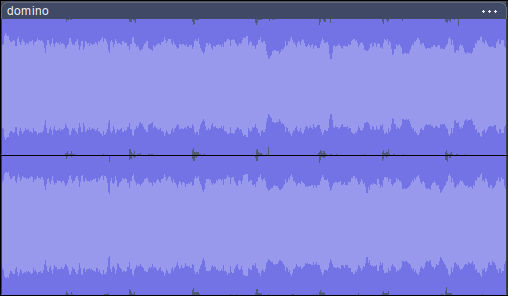
#> input picture images/audacity_domino.png, 508 x 296 px
$ python -i image_processor.py   (imports and definitions only)
#> lines starting #> are read from the running program, lines starting #| are printed output that depends on the picture; after the words box and inside, x2 and y2 are one past the last pixel; in counts of white or black regions, pixels touching at a corner belong together
# image_processor.py

import os
import numpy as np
from PIL import Image

def get_image_boundaries(
    image_path: str,
    width: int = 2048,
    height: int = 512,
    threshold: int = 128,
    grayscale_method: str = "luminance_601",
    invert: bool = False,
    debug_path: str = None
):
#> called with image_path = 'images/audacity_domino.png', width = 2048, height = 512, threshold = 128, grayscale_method = 'luminance_601', invert = False
    clamped_threshold = max(0, min(255, int(threshold)))

    with Image.open(image_path) as img:
#> img is the input picture: PIL image 508x296 RGBA; mean R, G, B, A 131.5, 132, 222, 255
        if img.mode in ('RGBA', 'LA') or (img.mode == 'P' and 'transparency' in img.info):
            img_rgba = img.convert('RGBA')
            background = Image.new('RGBA', img_rgba.size, (255, 255, 255, 255))
#> background: PIL image 508x296 RGBA; every value is 255
            img = Image.alpha_composite(background, img_rgba).convert('RGB')
#> img: PIL image 508x296 RGB
        elif img.mode != 'RGB':
            img = img.convert('RGB')

        img_resized = img.resize(
            (width, height),
            resample=Image.Resampling.BILINEAR
        )
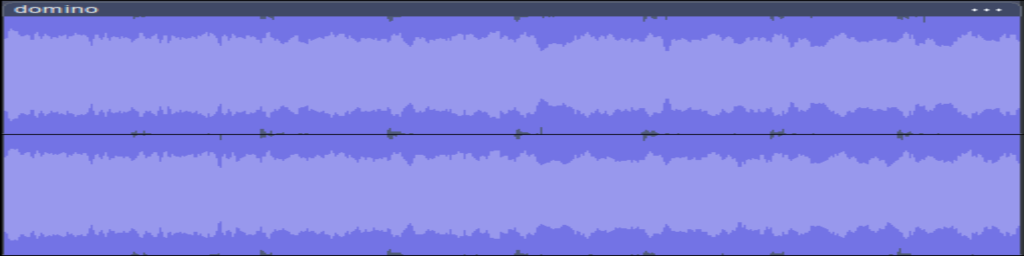
#> img_resized: PIL image 2048x512 RGB (shown at 1/2 size); mean R, G, B 131.5, 132.1, 222

        if grayscale_method == "luminance_601":
            img_gray = np.array(img_resized.convert('L'))
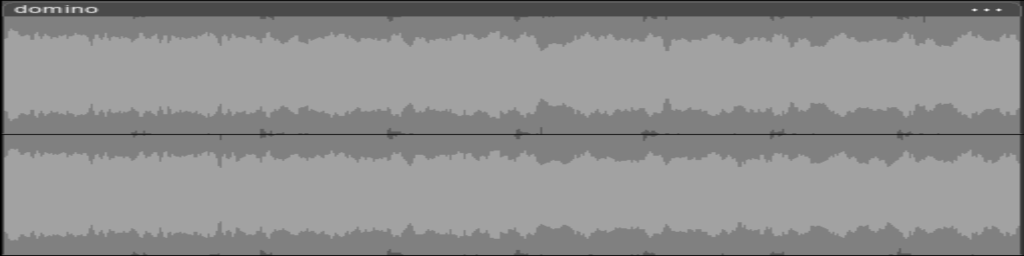
#> img_gray: shape (512, 2048) (shown at 1/2 size); min 0, max 243, mean 142.3
        else:
            img_array = np.array(img_resized)
            if grayscale_method == "luminance_709":
                weights = np.array([0.2126, 0.7152, 0.0722], dtype=np.float32)
                img_gray = np.dot(img_array.astype(np.float32), weights).astype(np.uint8)
            elif grayscale_method == "average":
                img_gray = img_array.mean(axis=2, dtype=np.float32).astype(np.uint8)
            elif grayscale_method == "lightness":
                max_c = np.max(img_array, axis=2).astype(np.float32)
                min_c = np.min(img_array, axis=2).astype(np.float32)
                img_gray = ((max_c + min_c) * 0.5).astype(np.uint8)
            else:
                weights = np.array([0.299, 0.587, 0.114], dtype=np.float32)
                img_gray = np.dot(img_array.astype(np.float32), weights).astype(np.uint8)

    if invert:
        binary_grid = img_gray >= clamped_threshold
    else:
        binary_grid = img_gray < clamped_threshold
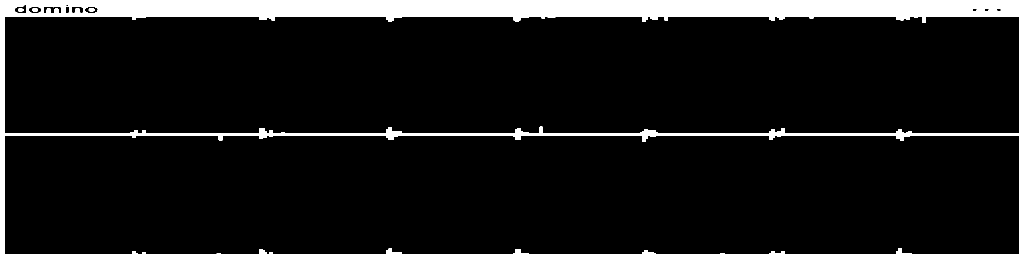
#> binary_grid: shape (512, 2048) bool (shown at 1/2 size); 9.2% white; 4 white regions, box (x1, y1, x2, y2) and area: (0, 0, 2048, 512) 96458, (64, 16, 76, 24) 74, (177, 16, 189, 24) 73, (36, 16, 47, 24) 67

    scaling_factor = 2.0 / (height - 1)
    has_active = np.any(binary_grid, axis=0)
    first_y = np.argmax(binary_grid, axis=0)
#> first_y = 2048 values from 0 to 0
    last_y = (height - 1) - np.argmax(binary_grid[::-1, :], axis=0)
#> last_y = 2048 values from 511 to 511

    top_env = np.where(has_active, 1.0 - (first_y * scaling_factor), 0.0).astype(np.float32)
#> top_env = 2048 values from 1 to 1
    bottom_env = np.where(has_active, 1.0 - (last_y * scaling_factor), 0.0).astype(np.float32)
#> bottom_env = 2048 values from -1 to -1

    if debug_path:
        base, ext = os.path.splitext(debug_path)
        bin_path = f"{base}_binarized{ext}"
        fill_path = f"{base}_filled{ext}"

        debug_bin = (~binary_grid).astype(np.uint8) * 255
        Image.fromarray(debug_bin).save(bin_path)
        print(f"Binarized debug image saved to: {bin_path}")

        r_indices = np.arange(height)[:, None]
        filled_grid = has_active & (r_indices >= first_y) & (r_indices <= last_y)

        debug_fill = (~filled_grid).astype(np.uint8) * 255
        Image.fromarray(debug_fill).save(fill_path)
        print(f"Filled-in boundary debug image saved to: {fill_path}")

    return top_env, bottom_env

>>> result = get_image_boundaries('images/audacity_domino.png')
